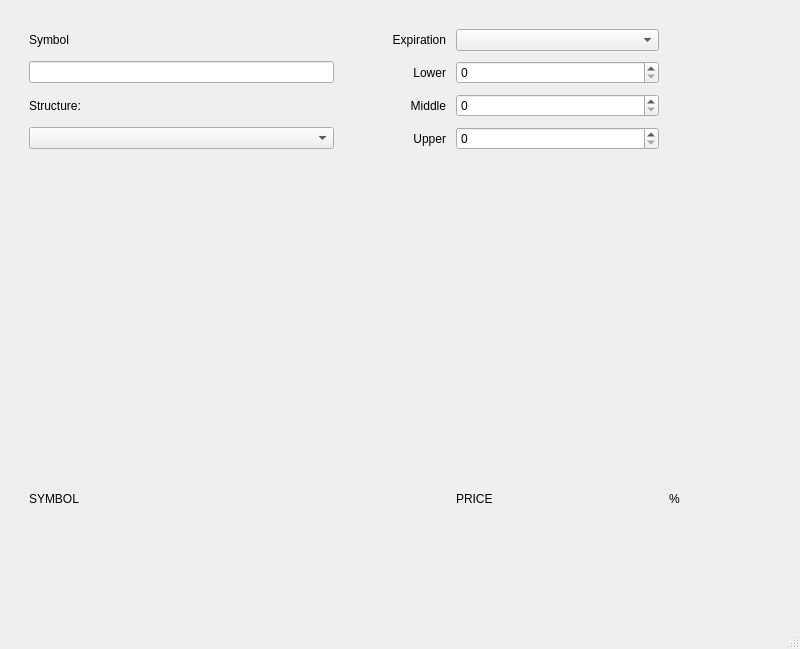
<?xml version="1.0" encoding="UTF-8"?>
<ui version="4.0">
 <class>MainWindow</class>
 <widget class="QMainWindow" name="MainWindow">
  <property name="geometry">
   <rect>
    <x>0</x>
    <y>0</y>
    <width>800</width>
    <height>649</height>
   </rect>
  </property>
  <property name="sizePolicy">
   <sizepolicy hsizetype="Expanding" vsizetype="Expanding">
    <horstretch>0</horstretch>
    <verstretch>0</verstretch>
   </sizepolicy>
  </property>
  <property name="minimumSize">
   <size>
    <width>800</width>
    <height>600</height>
   </size>
  </property>
  <property name="windowTitle">
   <string>MainWindow</string>
  </property>
  <widget class="QWidget" name="centralwidget">
   <property name="sizePolicy">
    <sizepolicy hsizetype="Expanding" vsizetype="Expanding">
     <horstretch>0</horstretch>
     <verstretch>0</verstretch>
    </sizepolicy>
   </property>
   <property name="minimumSize">
    <size>
     <width>800</width>
     <height>600</height>
    </size>
   </property>
   <layout class="QGridLayout" name="gridLayout_2">
    <item row="0" column="0">
     <layout class="QVBoxLayout" name="verticalLayout" stretch="0">
      <property name="spacing">
       <number>10</number>
      </property>
      <property name="sizeConstraint">
       <enum>QLayout::SetDefaultConstraint</enum>
      </property>
      <property name="leftMargin">
       <number>20</number>
      </property>
      <property name="topMargin">
       <number>20</number>
      </property>
      <property name="rightMargin">
       <number>20</number>
      </property>
      <property name="bottomMargin">
       <number>10</number>
      </property>
      <item>
       <layout class="QGridLayout" name="gridLayout" rowstretch="1,0,0,0,0,0,0,0" columnstretch="3,1,2,1">
        <property name="sizeConstraint">
         <enum>QLayout::SetDefaultConstraint</enum>
        </property>
        <item row="1" column="0">
         <widget class="QLineEdit" name="search_field">
          <property name="inputMethodHints">
           <set>Qt::ImhUppercaseOnly</set>
          </property>
          <property name="clearButtonEnabled">
           <bool>true</bool>
          </property>
         </widget>
        </item>
        <item row="1" column="2">
         <widget class="StrikeSpinBox" name="lower_box">
          <property name="maximum">
           <number>10</number>
          </property>
         </widget>
        </item>
        <item row="3" column="2">
         <widget class="StrikeSpinBox" name="upper_box"/>
        </item>
        <item row="2" column="0">
         <widget class="QLabel" name="label_3">
          <property name="text">
           <string>Structure:</string>
          </property>
         </widget>
        </item>
        <item row="3" column="1">
         <widget class="QLabel" name="upper_label">
          <property name="text">
           <string>Upper</string>
          </property>
          <property name="alignment">
           <set>Qt::AlignRight|Qt::AlignTrailing|Qt::AlignVCenter</set>
          </property>
         </widget>
        </item>
        <item row="5" column="0">
         <widget class="QLabel" name="label">
          <property name="text">
           <string/>
          </property>
         </widget>
        </item>
        <item row="7" column="3">
         <widget class="QLabel" name="percentage_label">
          <property name="text">
           <string>%</string>
          </property>
         </widget>
        </item>
        <item row="0" column="0">
         <widget class="QLabel" name="search_label">
          <property name="text">
           <string>Symbol</string>
          </property>
         </widget>
        </item>
        <item row="7" column="2">
         <widget class="QLabel" name="price_label">
          <property name="text">
           <string>PRICE</string>
          </property>
         </widget>
        </item>
        <item row="3" column="0">
         <widget class="QComboBox" name="structure_type"/>
        </item>
        <item row="0" column="2">
         <widget class="QComboBox" name="expiration_box"/>
        </item>
        <item row="1" column="1">
         <widget class="QLabel" name="lower_label">
          <property name="text">
           <string>Lower</string>
          </property>
          <property name="alignment">
           <set>Qt::AlignRight|Qt::AlignTrailing|Qt::AlignVCenter</set>
          </property>
         </widget>
        </item>
        <item row="2" column="2">
         <widget class="StrikeSpinBox" name="middle_box"/>
        </item>
        <item row="7" column="0">
         <widget class="QLabel" name="symbol_label">
          <property name="text">
           <string>SYMBOL</string>
          </property>
         </widget>
        </item>
        <item row="0" column="1">
         <widget class="QLabel" name="expiration_label">
          <property name="text">
           <string>Expiration</string>
          </property>
          <property name="alignment">
           <set>Qt::AlignRight|Qt::AlignTrailing|Qt::AlignVCenter</set>
          </property>
         </widget>
        </item>
        <item row="2" column="1">
         <widget class="QLabel" name="middle_label">
          <property name="text">
           <string>Middle</string>
          </property>
          <property name="alignment">
           <set>Qt::AlignRight|Qt::AlignTrailing|Qt::AlignVCenter</set>
          </property>
         </widget>
        </item>
       </layout>
      </item>
     </layout>
    </item>
   </layout>
  </widget>
  <widget class="QMenuBar" name="menubar">
   <property name="geometry">
    <rect>
     <x>0</x>
     <y>0</y>
     <width>800</width>
     <height>22</height>
    </rect>
   </property>
  </widget>
  <widget class="QStatusBar" name="statusbar"/>
 </widget>
 <customwidgets>
  <customwidget>
   <class>StrikeSpinBox</class>
   <extends>QSpinBox</extends>
   <header>UIComps/CustomWidgets/StrikeSpinBox</header>
  </customwidget>
 </customwidgets>
 <resources/>
 <connections/>
 <buttongroups>
  <buttongroup name="call_put_group"/>
 </buttongroups>
</ui>
